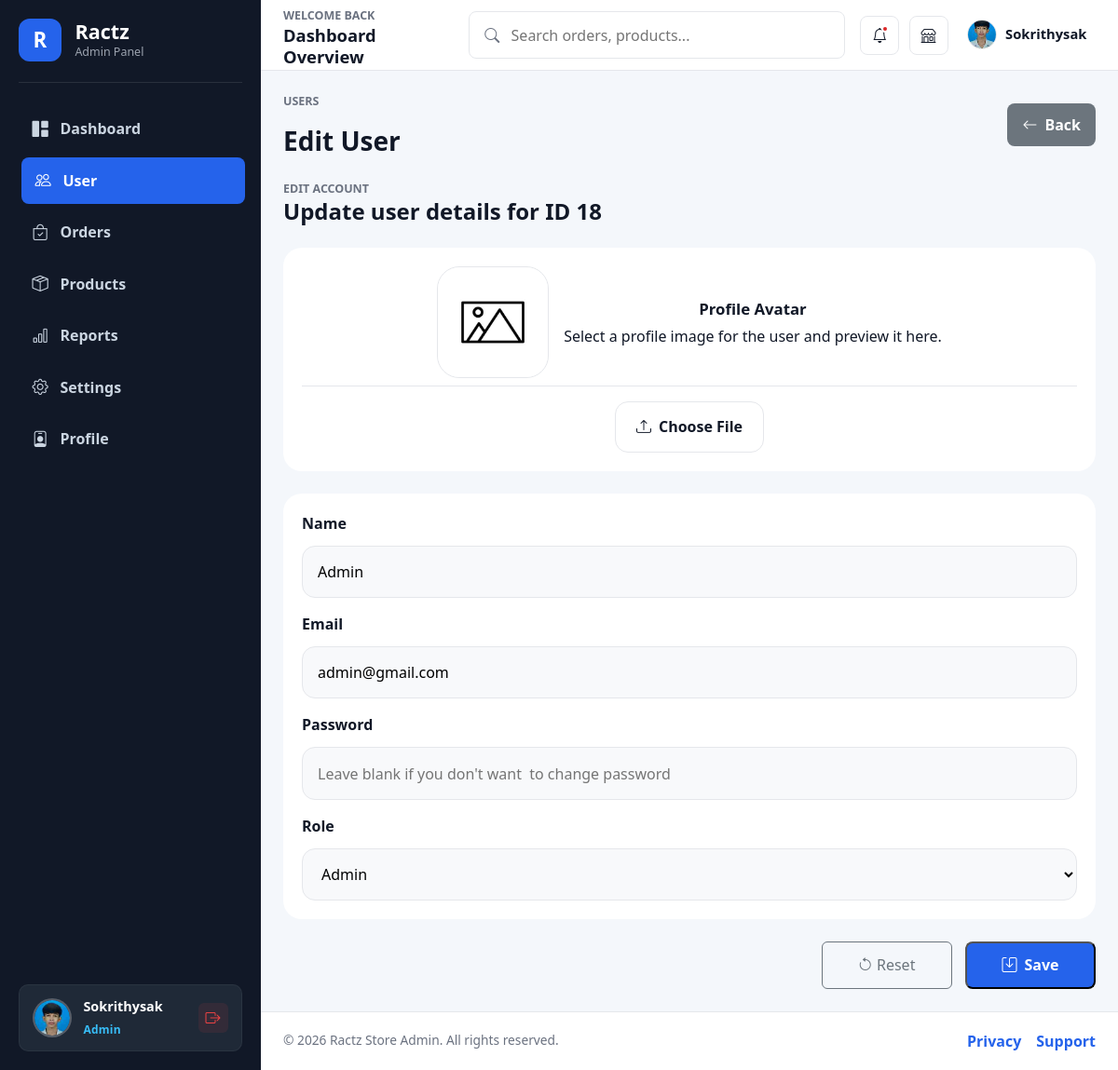
Screenshot of /admin/user/edit/18 (signed in) with the database file from the repository.
### models/user.py (models this page shows)
class User(db.Model):
    id = db.Column(db.Integer, primary_key=True)
    profile = db.Column(db.String(255), nullable=False, default='/static/images/default.png')
    username = db.Column(db.String(80), nullable=False)
    password = db.Column(db.String(255), nullable=False)
    email = db.Column(db.String(120), nullable=False, unique=True)
    role = db.Column(db.String(80), nullable=False)
    status = db.Column(db.String(80), nullable=False, default='Active')
    joined_date = db.Column(db.String(80), nullable=True, default=lambda: datetime.now().strftime('%b. %Y'))

### admin/user.py (the view)
@admin_bp.get('/user/edit/<int:user_id>')
@login_required
def edit_user(user_id):
    module = 'user'
    sql = text("SELECT * FROM user WHERE id = :user_id")
    result = db.session.execute(sql, {"user_id": user_id}).fetchone()
    user_data = None
    if result:
        user_data = dict(result._mapping)
    else:
        return redirect(url_for('admin_bp.user'))
    return render_template('admin/user/edit.html', module=module, user=user_data)

### admin/auth.py (called while the page is built)
def login_required(view):
    @wraps(view)
    def wrapped(*args, **kwargs):
        if not session.get("is_login"):
            return redirect(url_for("admin_login", next=request.path))
        return view(*args, **kwargs)
    return wrapped

@admin_bp.before_request
def ensure_admin_joined_date():
    if session.get('is_login') and session.get('user_id'):
        sql = text("SELECT joined_date FROM user WHERE id = :user_id")
        result = db.session.execute(sql, {"user_id": session.get('user_id')}).fetchone()
        if result and result[0]:
            session['joined_date'] = result[0]
        elif not session.get('joined_date'):
            session['joined_date'] = 'Aug. 2026'

### app.py (called while the page is built)
def url_fallback(error, endpoint, values):
    if '.' in endpoint:
        raise error
    for bp_name in ['simple_page', 'admin_bp', 'api_bp']:
        full_endpoint = f"{bp_name}.{endpoint}"
        if full_endpoint in app.view_functions:
            return url_for(full_endpoint, **values)
    raise error

### templates/admin/user/edit.html (shortened to what this page needs)
{% extends 'admin/master.html' %} {% block styles %}
<link
  rel="stylesheet"
  href="{{ url_for('static', filename='user css/edit.css') }}"
/>
{% endblock %} {% block content %}
<main class="admin-content">
  <section class="page-heading">
    <div>
      <p>Users</p>
      <h3>Edit User</h3>
    </div>
    <a href="{{ url_for('admin_bp.user') }}" class="export-btn edit-back-btn">
      <i class="bi bi-arrow-left"></i>
      Back
    </a>
  </section>
  <section class="panel edit-panel">
    <div class="panel-header">
      <div>
        <span>Edit Account</span>
        <h4>Update user details for ID {{ user.id if user else user_id }}</h4>
      </div>
    </div>
    <form id="editUserForm" action="{{url_for('admin_bp.do_edit_user')}}" method="POST" enctype="multipart/form-data" class="edit-form">
      <div class="edit-layout">
        <div class="edit-card">
          <div class="edit-card-top">
            <img
              id="output"
              src="{{ url_for('user_photo', user_id=user.id, photo_type='org') }}"
              alt="User profile image"
              onerror="this.onerror=null;this.src='{{ url_for('static', filename='images/default.png') }}'"
              class="edit-card-avatar"
            />
            <div class="edit-card-info">
              <strong>Profile Avatar</strong>
              <span>
                Select a profile image for the user and preview it here.
              </span>
            </div>
          </div>
          <div class="edit-card-actions">
            <label for="image" class="edit-upload-label">
              <i class="bi bi-upload"></i>
              Choose File
            </label>
          </div>
        </div>
        <div class="edit-form-box">
          <div class="edit-form-group">
            <label for="name">Name</label>
            <input
              type="text"
              id="name"
              name="name"
              value="{{ user.username }}"
              placeholder="Enter name"
              class="edit-form-control"
            />
          </div>
          <div class="edit-form-group">
            <label for="email">Email</label>
            <input
              type="email"
              id="email"
              name="email"
              value="{{ user.email  }}"
              placeholder="Enter email"
              class="edit-form-control"
            />
          </div>
          <div class="edit-form-group">
            <label for="password">Password</label>
            <input
              type="password"
              id="password"
              name="password"
              placeholder="Leave blank if you don't want  to change password"
              class="edit-form-control"
            />
          </div>
          <div class="edit-form-group">
            <label for="role">Role</label>
            <select id="role" name="role" class="edit-form-control">
              <option value="Admin" {% if user and (user.role == 'Admin' or user.role == 'admin') %}selected{% endif %}>Admin</option>
            </select>
          </div>
        </div>
        <div class="edit-actions">
          <button type="reset" class="btn btn-outline-secondary">
            <i class="bi bi-arrow-counterclockwise"></i>
            Reset
          </button>
          <button type="submit" class="export-btn">
            <i class="bi bi-save"></i>
            Save
          </button>
        </div>
      </div>
    </form>
  </section>
</main>
{% endblock %}

### templates/admin/share/sidebar.html (shortened to what this page needs)
      <aside class="admin-sidebar" id="adminSidebar">
<div class="sidebar-brand">
          <span class="brand-mark">R</span>
          <div>
            <h1>Ractz</h1>
            <p>Admin Panel</p>
          </div>
        </div>
        <nav class="sidebar-menu" aria-label="Admin navigation">
          <a href="{{ url_for('dashboard') }}" class="{% if request.endpoint == 'dashboard' %}active{% endif %}">
            <i class="bi bi-grid-1x2-fill"></i>
            <span>Dashboard</span>
          </a>
          <a href="{{ url_for('user') }}" class="{% if request.endpoint in ['user', 'admin_bp.user', 'add_user', 'admin_bp.add_user', 'edit_user', 'admin_bp.edit_user'] or (request.endpoint in ['user_profile', 'admin_bp.user_profile'] and request.view_args and request.view_args.get('user_id') != session.get('user_id')) %}active{% endif %}">
            <i class="bi bi-people"></i>
            <span>User</span>
          </a>
          <a href="#">
            <i class="bi bi-bag-check"></i>
            <span>Orders</span>
          </a>
          <a href="#">
            <i class="bi bi-box-seam"></i>
            <span>Products</span>
          </a>
          <a href="#">
            <i class="bi bi-bar-chart"></i>
            <span>Reports</span>
          </a>
          <a href="#">
            <i class="bi bi-gear"></i>
            <span>Settings</span>
          </a>
          <a href="{{ url_for('admin_bp.admin_profile') if session.get('user_id') else '#' }}" class="">
            <i class="bi bi-person-badge"></i>
            <span>Profile</span>
          </a>
        </nav>
        <div class="sidebar-profile">
          <a href="{{ url_for('admin_bp.admin_profile') if session.get('user_id') else '#' }}" class="sidebar-profile-info" title="View Profile">
            <div class="profile-avatar sidebar-profile-avatar">
              <span class="profile-avatar-initials">{{ (session.get('username', 'A')[:2]) | upper }}</span>
              {% if session.get('user_id') %}
                <img
                  src="{{ url_for('user_photo', user_id=session.get('user_id'), photo_type='thum') }}"
                  alt="{{ session.get('username', 'Admin') }}"
                  class="profile-avatar-img"
                  onerror="this.remove();"
                />
              {% endif %}
            </div>
            <div class="sidebar-profile-text">
              <strong>{{ session.get('username', 'Admin User') }}</strong>
              <span>{{ session.get('role', 'Admin') }}</span>
            </div>
          </a>
          <a href="{{ url_for('admin_logout') }}" class="sidebar-logout-btn" title="Sign out">
            <i class="bi bi-box-arrow-right"></i>
          </a>
        </div>
      </aside>

### templates/admin/share/navbar.html (shortened to what this page needs)
 <nav class="admin-navbar">
          <div class="navbar-title">
            <span>Welcome back</span>
            <h2>Dashboard Overview</h2>
          </div>
          <form class="admin-search" action="#" role="search">
            <i class="bi bi-search"></i>
            <input type="search" placeholder="Search orders, products..." />
          </form>
          <div class="navbar-actions">
            <button type="button" aria-label="Notifications" title="Notifications">
              <i class="bi bi-bell"></i>
              <span class="notification-dot"></span>
            </button>
            <a href="{{ url_for('home') }}" aria-label="Visit store" title="Visit Store">
              <i class="bi bi-shop"></i>
            </a>
            <div class="admin-user-dropdown" id="adminUserDropdown">
              <button
                type="button"
                class="admin-user-trigger"
                id="adminUserTrigger"
                aria-expanded="false"
                aria-haspopup="true"
              >
                <img
                  src="{{ url_for('user_photo', user_id=session.get('user_id'), photo_type='thum') if session.get('user_id') else url_for('static', filename='images/default.png') }}"
                  alt="{{ session.get('username', 'admin') }}"
                  class="admin-nav-avatar"
                  onerror="this.onerror=null;this.src='{{ url_for('static', filename='images/default.png') }}'"
                />
                <span class="admin-nav-name">{{ session.get('username', 'admin') }}</span>
              </button>
            </div>
          </div>
        </nav>

### static/user css/edit.css (style rules this page uses)
.panel { box-sizing: border-box; width: 100%; max-width: none; margin: 1.5rem auto; padding: 2rem; border: 1px solid #dee2e6; border-radius: 18px; background: #ffffff; box-shadow: 0 8px 24px rgba(15, 23, 42, 0.08); }
.edit-panel { max-width: none; margin: 0 auto; border-radius: 20px; padding: 0; background: transparent; box-shadow: none; border: none; }
.edit-panel .panel-header { margin-bottom: 1.5rem; gap: 1rem; }
.edit-layout { display: grid; gap: 1.5rem; }
.edit-card { display: grid; gap: 1rem; padding: 1.25rem; border: none; border-radius: 20px; background: #ffffff; }
.edit-card-top { display: flex; justify-content: center; align-items: center; gap: 1rem; flex-wrap: wrap; padding-bottom: 0.5rem; border-bottom: 1px solid var(--border); }
.edit-card-avatar { width: 120px; height: 120px; border-radius: 24px; object-fit: cover; border: 1px solid var(--border); background: #f6f8fb; }
.edit-card-info { display: grid; gap: 0.25rem; text-align: center; }
.edit-card-info strong { font-size: 1.05rem; }
.edit-card-actions { display: flex; align-items: center; justify-content: center; gap: 1rem; flex-wrap: wrap; }
.edit-upload-label { display: inline-flex; align-items: center; justify-content: center; gap: 0.5rem; padding: 0.9rem 1.4rem; border-radius: 14px; border: 1px solid var(--border); background: #ffffff; color: var(--text); font-weight: 700; cursor: pointer; }
.edit-form { display: grid; gap: 1.25rem; }
.edit-form-box { display: grid; gap: 1rem; padding: 1.25rem; border: none; border-radius: 20px; background: #ffffff; }
.edit-form-group { display: grid; gap: 0.75rem; }
.edit-form-group label { font-weight: 700; }
.edit-form-control { width: 100%; padding: 0.95rem 1rem; border: 1px solid var(--border); border-radius: 14px; background: #f8f9fb; }
.edit-actions { display: flex; gap: 0.9rem; flex-wrap: wrap; justify-content: flex-end; }
.edit-actions button { min-width: 140px; }
.edit-back-btn { background: #6c757d !important; }

### rows the page displays
User: get "Sokrithysak"
User: id "18", name "Admin", email "admin@gmail.com", role "Admin"

### other values shown
{{ session.get('role', 'Admin') }} "Admin"
